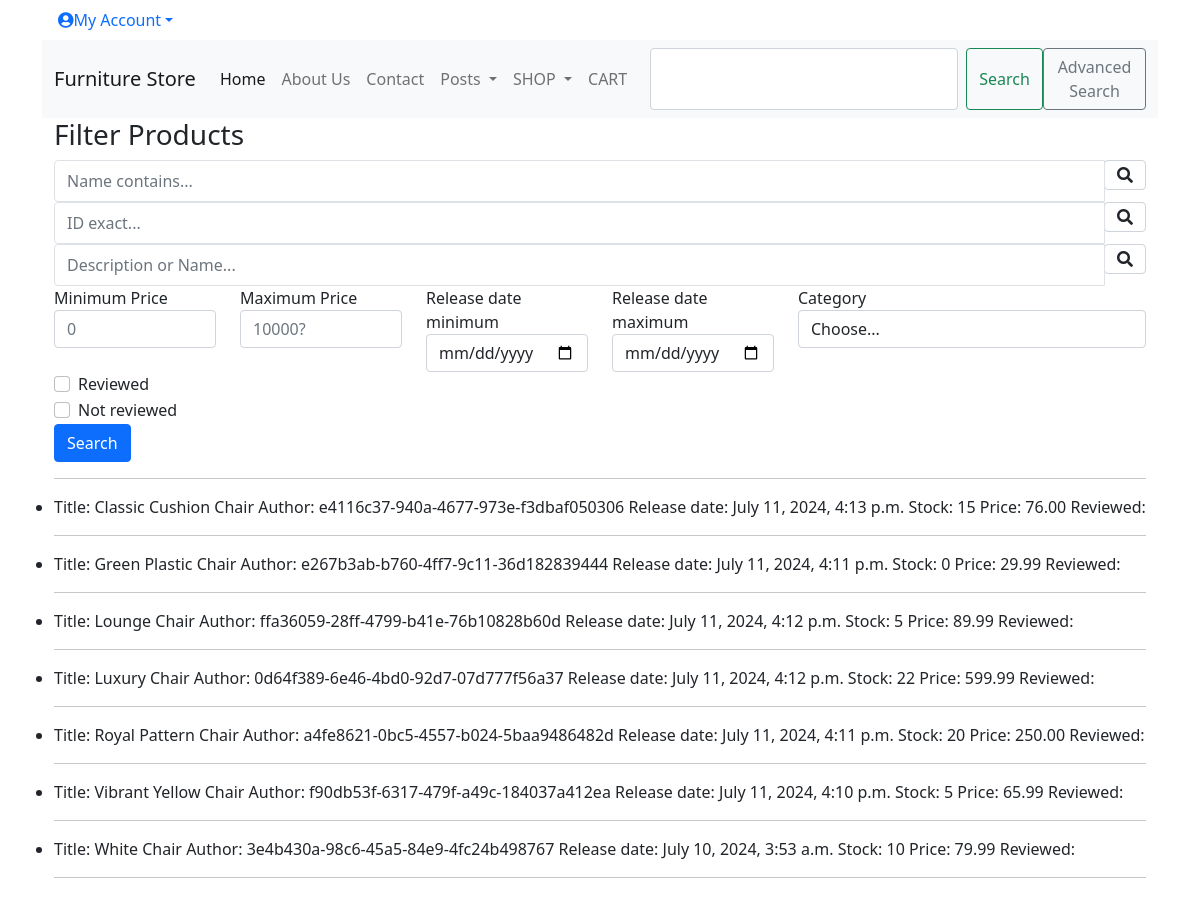
Page /adv_search/ on the earlier database version.
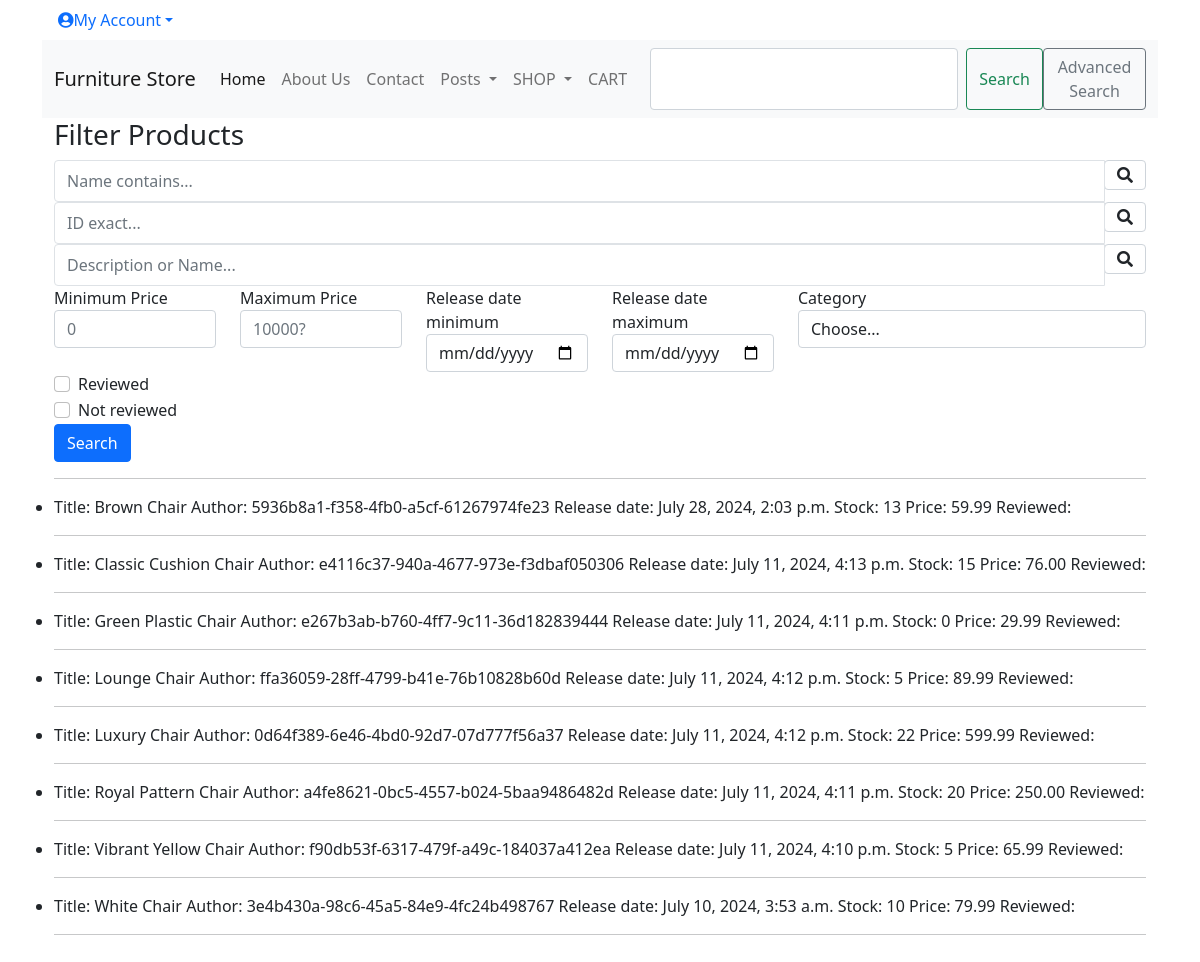
Same page on the later database version.
### shop/models.py (models this page shows, shortened)
class Product(models.Model):
    id = models.UUIDField(
        primary_key=True,
        default=uuid.uuid4,
        editable=False)
    name = models.CharField(max_length=250, unique=True)
    description = models.TextField(blank = True)
    category = models.ForeignKey(Category, on_delete=models.CASCADE)
    price = models.DecimalField(max_digits=10, decimal_places=2)
    image = models.ImageField(upload_to = 'product', blank=True)
    image_thumbnail = ImageSpecField(source='image',
                                     processors=[ResizeToFill(250,250)],
                                     format='JPEG',
                                     options={'quality':100})
    stock = models.IntegerField()
    available = models.BooleanField(default=True)
    created = models.DateTimeField(auto_now_add=True, blank = True, null= True)
    updated = models.DateTimeField(auto_now=True, blank = True, null= True)
    slug = models.SlugField(null=True, unique=True)
    class Meta:
        ordering = ('name',)
        verbose_name = 'product'
        verbose_name_plural = 'products'

### shop/views.py (the view)
# urls.py: path('adv_search/', views.filterview, name='filter_search'),
def filterview(request):
    categories = Category.objects.all()
    qs = Product.objects.all()
    title_contains_query = request.GET.get('title_contains')
    id_exact_query = request.GET.get('id_exact')
    name_or_description_query = request.GET.get('name_or_description')
    min_price = request.GET.get('min_price')
    max_price = request.GET.get('max_price')
    date_min = request.GET.get('date_min')
    date_max = request.GET.get('date_max')
    category = request.GET.get('category')
    reviewed = request.GET.get('reviewed')
    notReviewed = request.GET.get('notReviewed')
    if title_contains_query != '' and title_contains_query is not None:
        qs = qs.filter(name__icontains=title_contains_query)
    elif id_exact_query != '' and id_exact_query is not None:
        qs = qs.filter(id=id_exact_query)
    elif name_or_description_query != '' and name_or_description_query is not None:
        qs = qs.filter(Q(name__icontains=name_or_description_query)
                       | Q(description__icontains=name_or_description_query)
                       ).distinct()
    if min_price != '' and min_price is not None:
        qs = qs.filter(price__gte=min_price)
    if max_price != '' and max_price is not None:
        qs = qs.filter(price__lt=max_price)
    if date_min != '' and date_min is not None:
        qs = qs.filter(created__gte=date_min)
    if date_max != '' and date_max is not None:
        qs = qs.filter(created__lt=date_max)
    if category != '' and category is not None and category != 'Choose...':
        qs = qs.filter(category__name=category)
    if reviewed == 'on':
        qs = qs.filter(reviewed=True)
    elif notReviewed == 'on':
        qs = qs.filter(reviewed=False)
    context = {
        'queryset':qs,
        'categories': categories
        }
    return render(request, 'adv_search.html', context)

### cart/context_processors.py (called while the page is built)
def counter(request):
    item_count = 0
    if 'admin' in request.path:
        return {}
    else:
        try:
            cart = Cart.objects.filter(cart_id=_cart_id(request))
            cart_items = CartItem.objects.all().filter(cart=cart[:1])
            for cart_item in cart_items:
                item_count += cart_item.quantity
        except Cart.DoesNotExist:
            item_count = 0
    return {'item_count':item_count}

### cart/views.py (called while the page is built)
def _cart_id(request):
    cart = request.session.session_key
    if not cart:
        cart = request.session.create()
    return cart

### shop/context_processors.py (called while the page is built)
def menu_links(request):
    links = Category.objects.all()
    return {'links':links}

### shop/models.py (called while the page is built)
    def get_absolute_url(self):
        return reverse('products_by_category', args=[self.id])

    def __str__(self):
        return self.name

### templates/adv_search.html (shortened to what the changed rows need)
{% extends "base.html" %}
{% load static %}
{% block content %}
      <div class="row">
        <ul>
        {% for product in queryset %}
        <li>
        Title: {{ product.name }}
        <span>Author: {{ product.id }}</span>
        <span>Release date: {{ product.created }}</span>
        <span>Stock: {{ product.stock }}</span>
        <span>Price: {{ product.price }}</span>
        <span>Reviewed: {{ product.reviewed }}</span>
        </li>
        <hr />
        {% endfor %}
        </ul>
        </div>
      {% endblock content %}

Differences in the rows shown:
added Product: name "Brown Chair", id "5936b8a1-f358-4fb0-a5cf-61267974fe23", created "July 28, 2024, 2:03 p.m.", stock "13", price "59.99"
